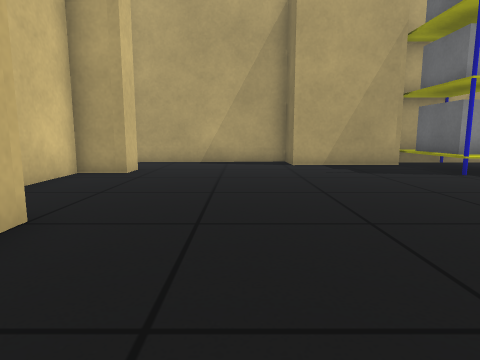
[1] (above)

13 first-person views from a walk through a world built for the Gazebo simulator. The camera is 0.5 m above the floor, tilts 8° down and sees 75° across. The floor is counted in squares, 0.5 m on a side. Each view is taken from the middle of a square. On the plan, view 1 faces up. The plan holds only what a view shows up to about 12 squares ahead; the rest is blank. Simple patterns stand in for the simulator's built-in surfaces.

[2]
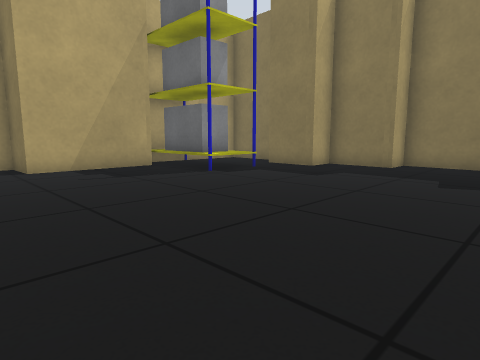

[3]
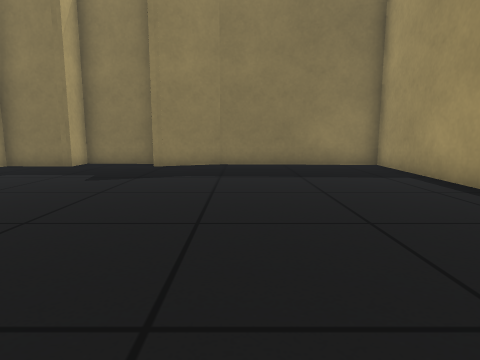

[4]
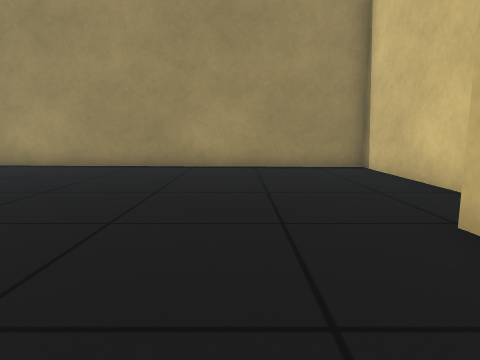

[5]
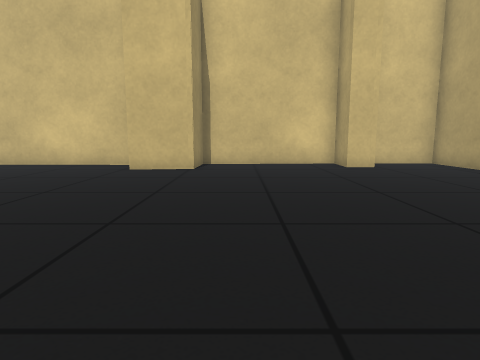

[6]
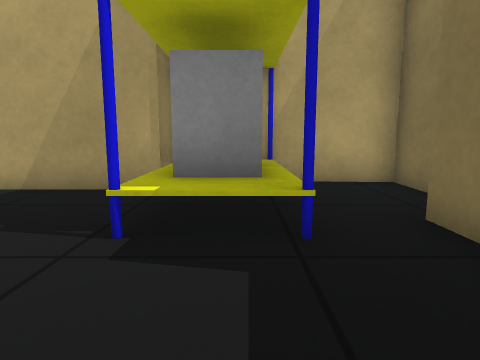

[7]
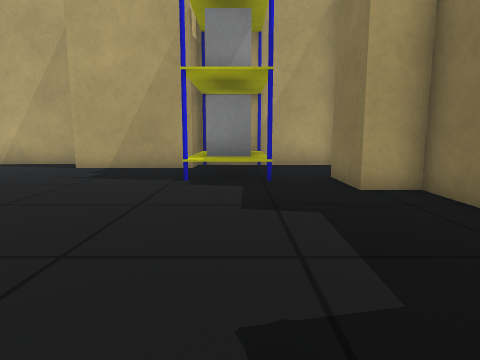

[8]
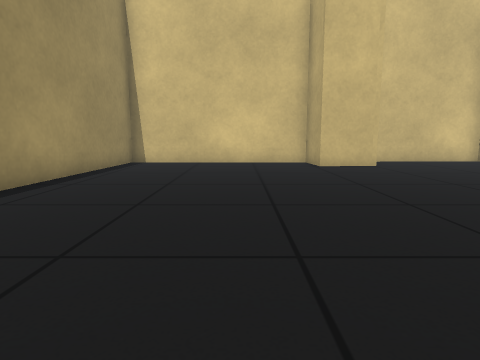

[9]
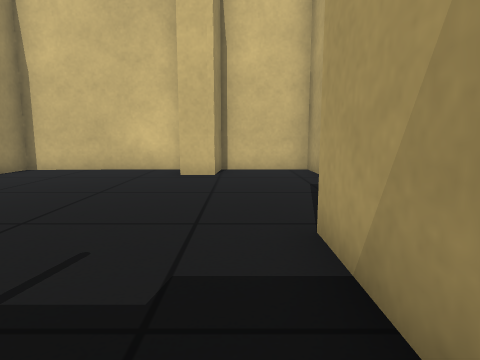

[10]
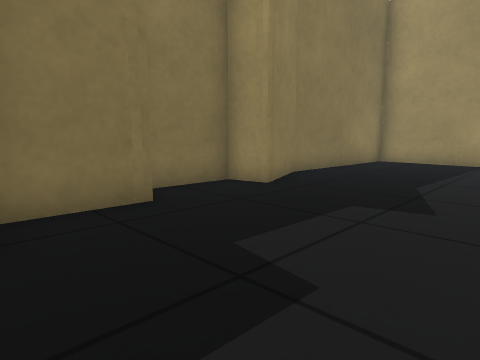

[11]
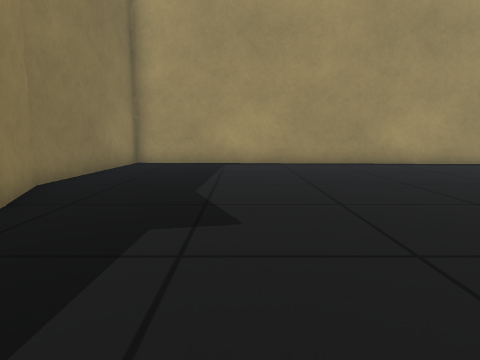

[12]
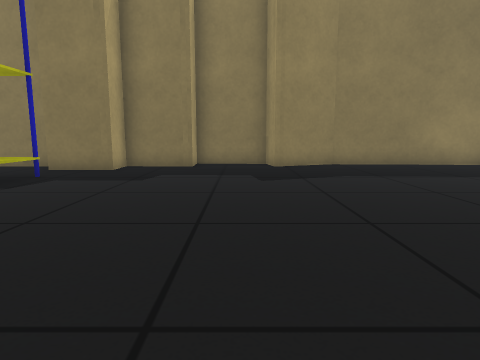

[13]
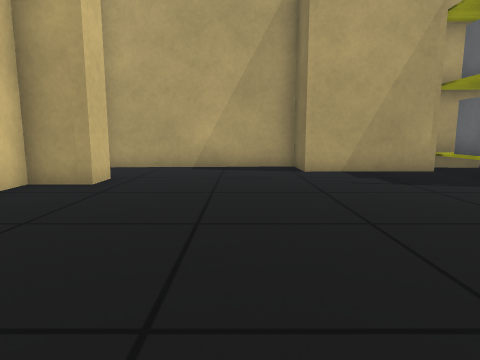

### Floor plan
Points are (right, up) in squares from view 1. A wall is a line through its corners. A room is listed if a view was taken in it or the views show most of it. See-through windows are left out.
Room 1 (views 1, 2, 3, 4, 5, 6, 7, 8, 9, 10, 11, 12, 13)
walls: (10.3, 9.3) (10.4, 11.8) (5.6, 12) (5.5, 10.8) (1.8, 10.8) (1.8, 12.3) (-4.5, 12) (-4.5, 9.5) (-3.1, 9.3) (-3.1, 8.5) (-4.4, 8.5) (-4.3, 3.7) (-2.5, 3.6) (-2.4, 1.7) (-3.9, 1.5) (-4, -5.1) (10.9, -5.8) (11.1, -0.3) (10.3, 1.8) (11.3, 2) (11.4, 4.6) (10.3, 4.6) (10.4, 6.8) (9.3, 6.8) (9.3, 8.8)
objects: shelf (6, 8) to (7, 11)

Where each view was taken, in squares from view 1:
view 1: 0 up, 0 right, facing up
view 2: 1 up, 0 right, facing up-right
view 3: 1 down, 0 right, facing right
view 4: 5 up, 0 right, facing down
view 5: 5 up, 7 right, facing left
view 6: 5 up, 7 right, facing up
view 7: 1 up, 7 right, facing up
view 8: 1 down, 8 right, facing left
view 9: 10 up, 5 right, facing left
view 10: 7 up, 6 right, facing down-right
view 11: 6 up, 7 right, facing down
view 12: 3 up, 0 right, facing right
view 13: 2 up, 0 right, facing up
